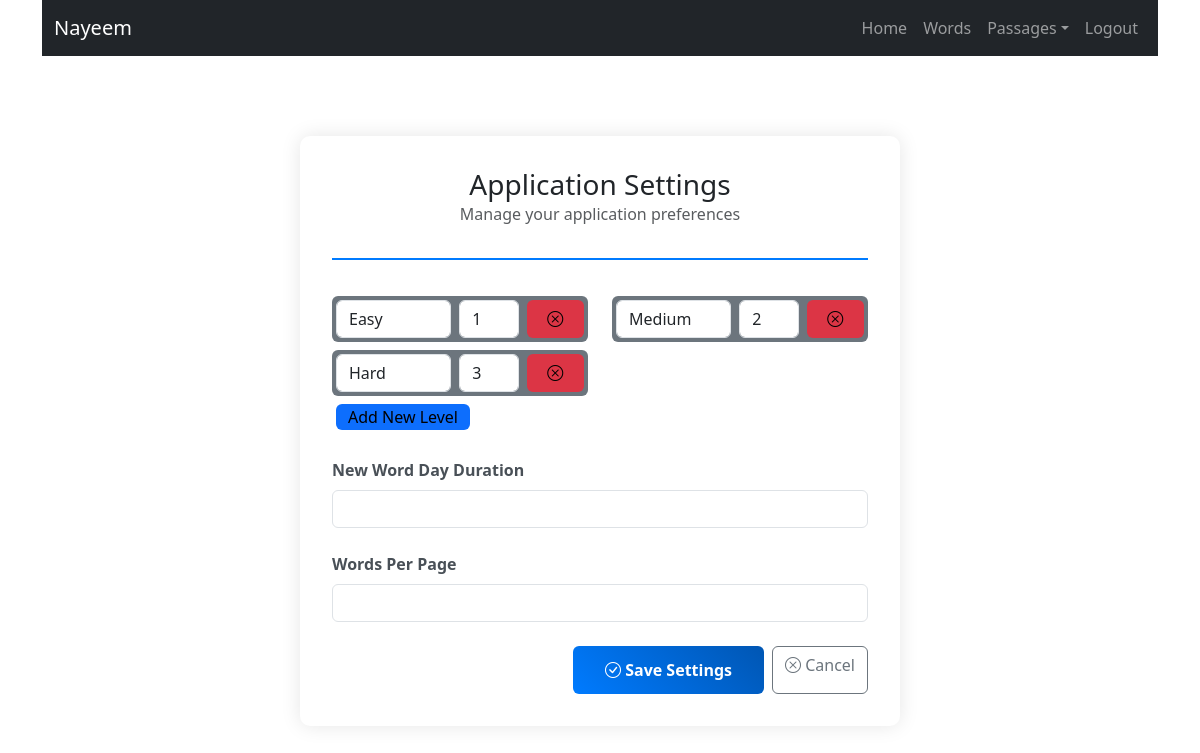
The page /settings/get-user-settings/ (signed in) on the database as committed earlier.
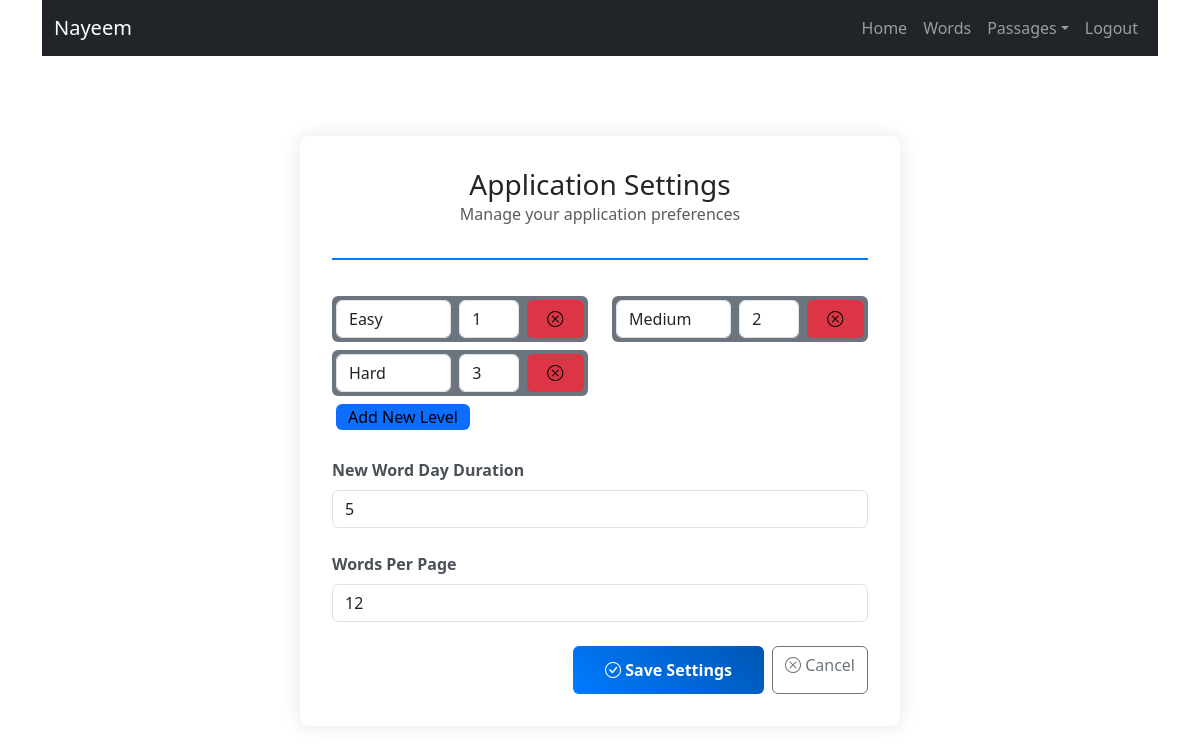
The same page on the database as committed later.
### settings/models.py (models this page shows, shortened)
class UserSettings(models.Model):
    user = models.OneToOneField(MODELS_USER.User, on_delete=models.CASCADE, related_name='user_setting')
    new_word_day_duration = models.IntegerField(default=7)
    words_per_page = models.IntegerField(default=12)

### settings/views.py (the view, shortened to what this page needs)
# urls.py: path('get-user-settings/', views.get_user_settings, name='get-user-settings'),
@login_required(login_url=ghelp.nav_links(key='login')['link'])
def get_user_settings(request):
    html_path = 'dictionary/settings/get-user-settings.html'
    user_settings = ghelp.get_user_settings(request.user)
    general_Settings = ghelp.get_general_settings(MODELS_SETT.Settings)
    context = {
        'title': 'Settings',
        'user': request.user,
        'nav_links': {
            'auth': {
                'home': ghelp.nav_links(key='home', user=request.user),
                'view_passage': ghelp.nav_links(key='view_passage'),
                'add_passage': ghelp.nav_links(key='add_passage'),
                'words': ghelp.nav_links(key='words'),
                'logout': ghelp.nav_links(key='logout')
            },
            'unauth': {
                'home': ghelp.nav_links(key='home'),
                'login': ghelp.nav_links(key='login'),
                'register': ghelp.nav_links(key='register'),
            }
        },
        'data': {
            'is_admin': True if request.user.user_type == 'Admin' else False,
            'complexitys': MODELS_WORD.ComplexityLevel.objects.all().order_by('difficulty_level'),
            'general_Settings': general_Settings,
            'user_settings': user_settings,
        }
    }
    return render(request, html_path, context=context)

### help/common/n.py (called while the page is built)
    def get_general_settings(self, Settings):
        settings = Settings.objects.all()
        if settings.exists(): return settings.first()
        else: return None

    def get_user_settings(self, loggedin_user):
        if hasattr(loggedin_user, 'user_setting'): return loggedin_user.user_setting
        else: return None

### user/models.py (called while the page is built)
    @property
    def short_name(self):
        name = None
        if self.first_name: name = self.first_name
        else:
            if self.last_name: name = self.last_name
        return name

### templates/dictionary/settings/get-user-settings.html (shortened to what the changed rows need)
{% extends 'base.html' %}
{% block body %}
    <div class="container py-5">
        <div class="settings-container">
            <div class="settings-header text-center">
                <h1 class="h3 mb-0">Application Settings</h1>
            </div>
            <form method="post" action="{% url 'get-user-settings' %}" novalidate>
                <div class="mb-4">
                    <label for="newWordDayDuration" class="form-label">New Word Day Duration</label>
                    <input type="number"
                           class="form-control"
                           id="newWordDayDuration"
                           name="new_word_day_duration"
                           value="{{ data.user_settings.new_word_day_duration|default:'' }}"
                           min="1"
                           max="365"
                           required>
                </div>
                <div class="mb-4">
                    <label for="wordsPerPage" class="form-label">Words Per Page</label>
                    <input type="number"
                           class="form-control"
                           id="wordsPerPage"
                           name="words_per_page"
                           value="{{ data.user_settings.words_per_page|default:'' }}"
                           min="1"
                           required>
                </div>
            </form>
        </div>
    </div>
{% endblock %}

Rows that differ between the two databases and show on the page:
added UserSettings: new_word_day_duration "5", words_per_page "12"
